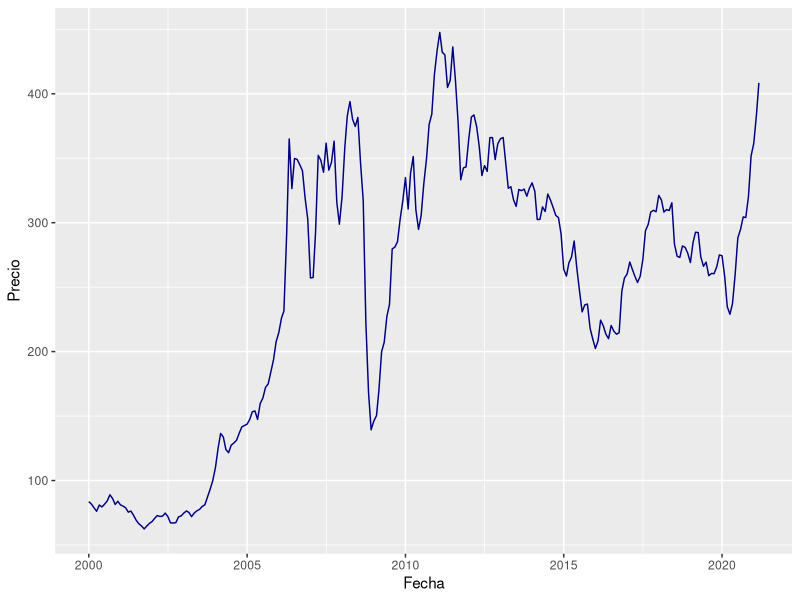
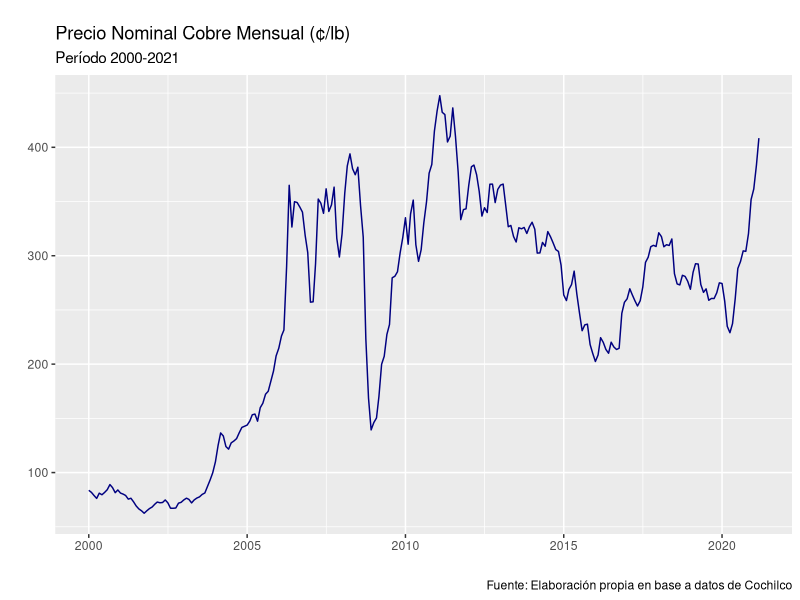
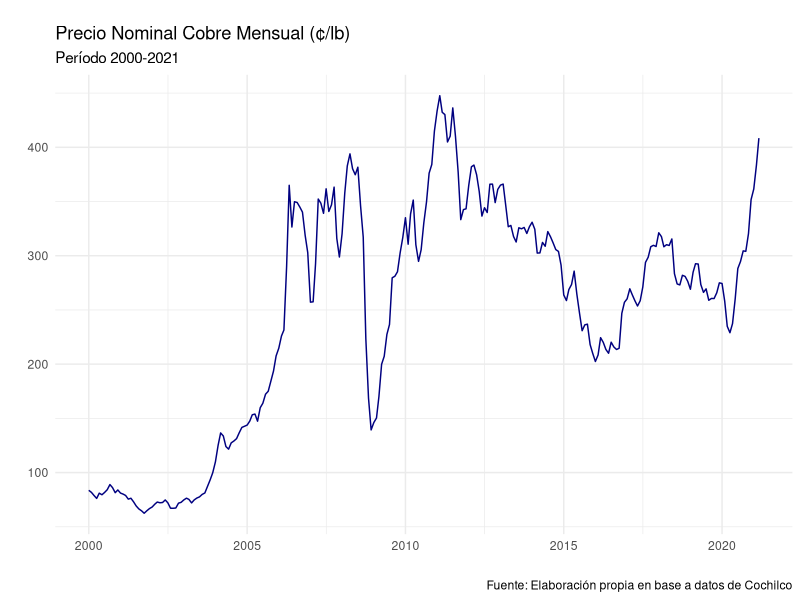
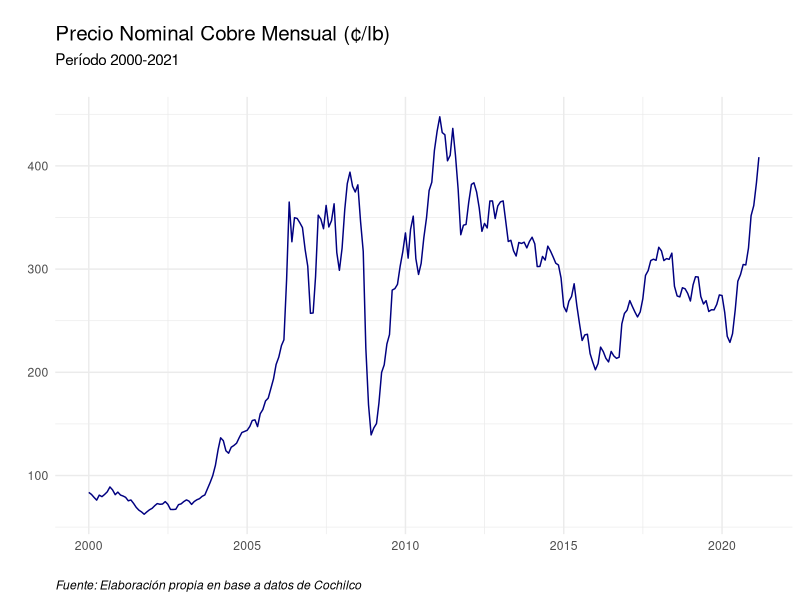
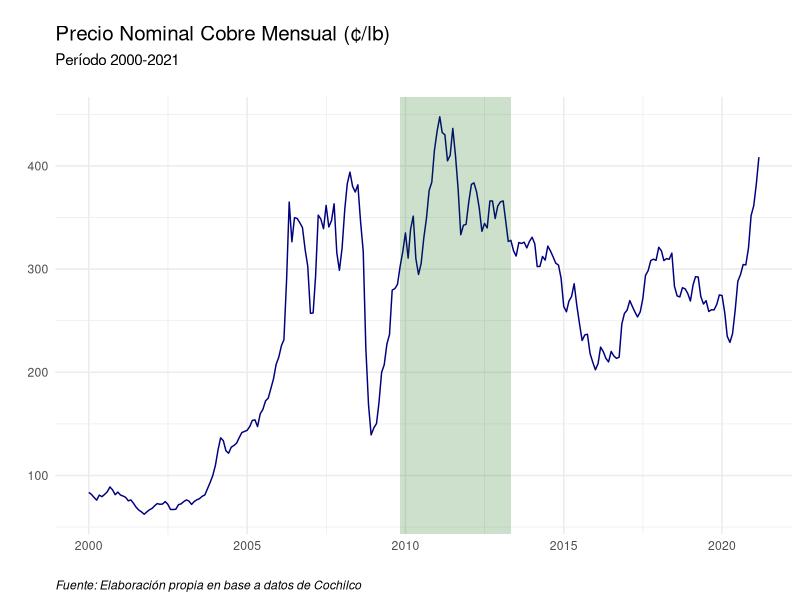
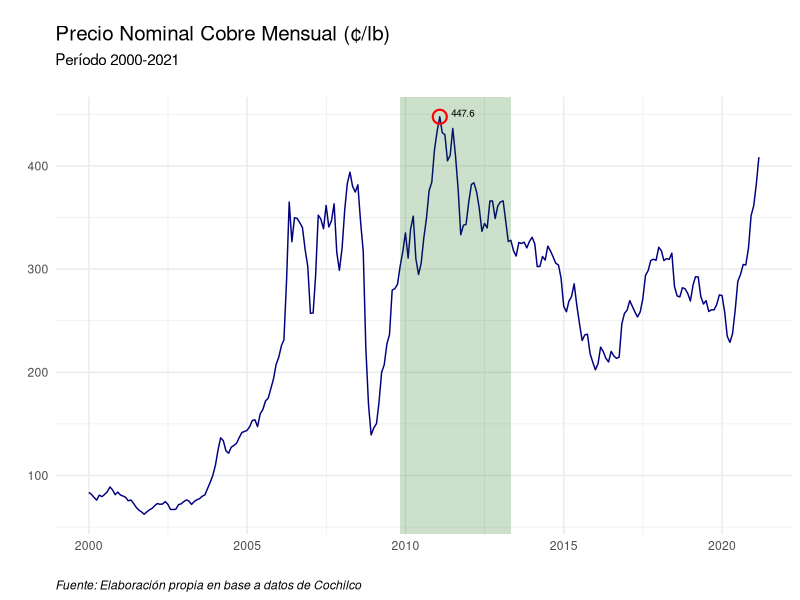
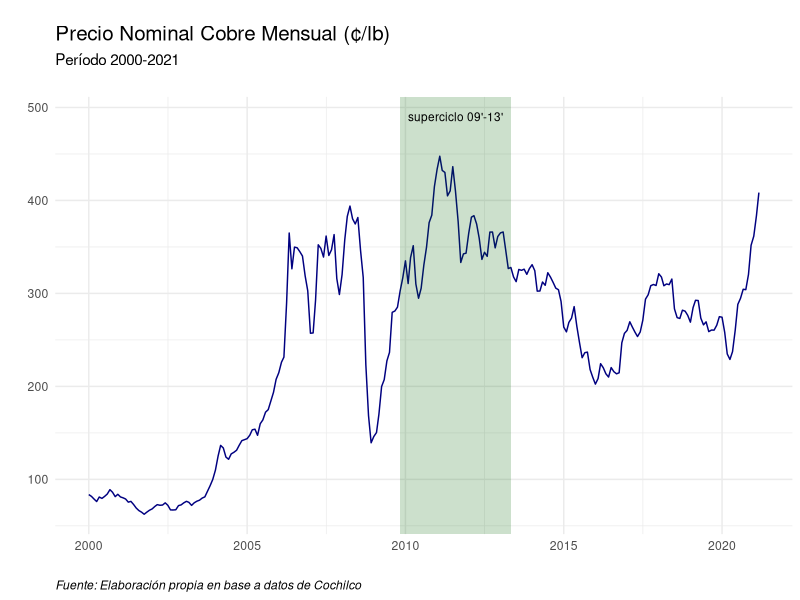
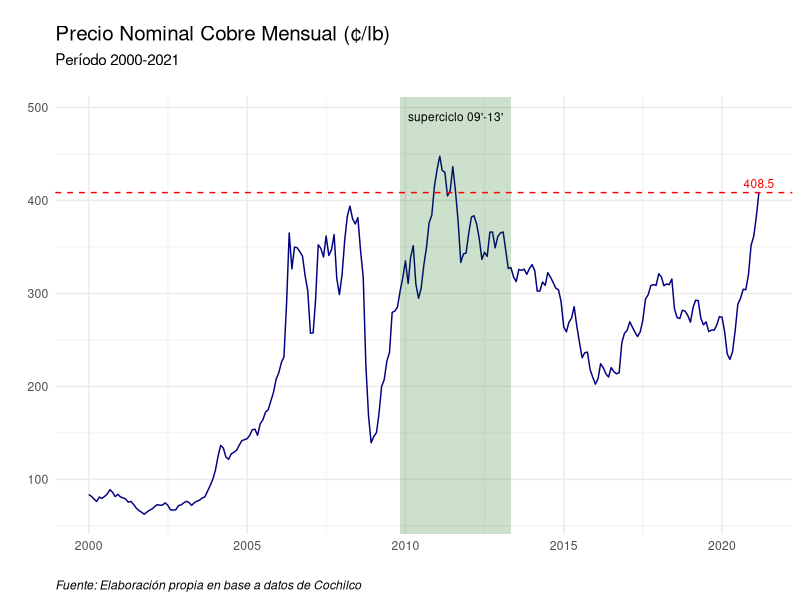

Here is the R script that generated these plots, in order:
## ---- chunk 1
knitr::opts_chunk$set(echo = FALSE)
## ---- chunk 2
library(readxl)
library(ggplot2)
library(tidyverse)
## ---- chunk 3
setwd("~/Todo R/My Blog/_posts/2021-04-08-evolucin-del-precio-del-cobre")
## ---- chunk 4
df <- read_excel("datos.xlsx")

names(df)[1] <- "Fecha"
names(df)[2] <- "Precio"

df$Fecha <- as.Date(df$Fecha)
## ---- chunk 5
graph <- ggplot(data = df, aes(Fecha, Precio)) +
  geom_line(colour = "navy")
graph
## ---- chunk 6
graph <- graph + labs(title = "Precio Nominal Cobre Mensual (¢/lb)",
                     subtitle = "Período 2000-2021",
       caption = "Fuente: Elaboración propia en base a datos de Cochilco",
       tag = "",
       x = "",
       y = "")
graph
## ---- chunk 7
graph <- graph + theme_minimal()
graph
## ---- chunk 8
graph <- graph +
  theme(plot.title = element_text(size = rel(1.35)),
        plot.subtitle = element_text(size = rel(1), margin=margin(0,0,20,0)),
        plot.caption = element_text(hjust = 0, face= "italic"))
graph
## ---- chunk 9
graph <- graph +
  annotate("rect", fill = "darkgreen", alpha = 0.2,
           xmin = as.Date("2009-11-01"), xmax = as.Date("2013-05-01"),
           ymin = -Inf, ymax = Inf)
graph
## ---- chunk 10
pmax <- df %>% #precio máximo
  slice(which.max(Precio))

graph2 <- graph +
  geom_point(data = pmax, aes(x = Fecha, y = Precio), col = "red",
             shape = 21, fill = NA, size = 4, stroke = 1.1) +
  geom_text(data = pmax, aes(x = Fecha, y = Precio,
                label = sprintf("%0.1f", round(Precio, digits = 3))),
            size = 2.5, vjust = 0, hjust = -0.5)
graph2
## ---- chunk 11
graph <- graph + 
  annotate(geom="text",x=as.Date("2011-08-01"),
           y=490, label="superciclo 09'-13'", fontface="plain", size=3)
graph
## ---- chunk 12
plast <- df %>% #precio más reciente
  slice(which.max(Fecha))

graph <- graph +
  geom_hline(yintercept = tail(df$Precio, n=1), linetype="dashed",
             color = "red", size = .5) +
  geom_text(data = plast,
            aes(x = Fecha, y = Precio,
                label = sprintf("%0.1f", round(Precio, digits = 3))), size = 3,
            vjust = -.5, hjust = .5, col = "red")
graph
## ---- chunk 13

plast <- df %>% #precio más reciente
  slice(which.max(Fecha))

ggplot(data = df, aes(Fecha, Precio)) +
  geom_line(colour = "navy")+ 
  labs(title = "Precio Nominal Cobre Mensual (¢/lb)",
                      subtitle = "Período 2000-2021",
                      caption = "Fuente: Elaboración propia en base a datos de Cochilco",
                      tag = "",
                      x = "",
                      y = "") + 
  theme_minimal() +
  theme(plot.title = element_text(size = rel(1.35)),
        plot.subtitle = element_text(size = rel(1), margin=margin(0,0,20,0)),
        plot.caption = element_text(hjust = 0, face= "italic")) +
  annotate("rect", fill = "darkgreen", alpha = 0.2,
           xmin = as.Date("2009-11-01"), xmax = as.Date("2013-05-01"),
           ymin = -Inf, ymax = Inf) +
  annotate(geom="text",x=as.Date("2011-08-01"),
           y=490, label="superciclo 09'-13'", fontface="plain", size=3) +
  geom_hline(yintercept = tail(df$Precio, n=1), linetype="dashed",
             color = "red", size = .5) +
  geom_text(data = plast,
            aes(x = Fecha, y = Precio,
                label = sprintf("%0.1f", round(Precio, digits = 3))), size = 3,
            vjust = -.5, hjust = .5, col = "red")
